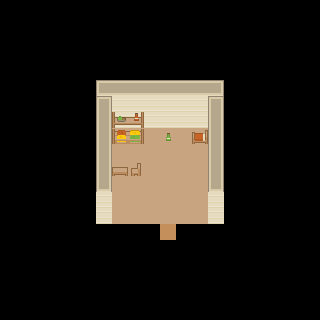

A 2D game scene composited from a Tiled map and its tileset images. What follows is a short description and the map's XML, with every tile layer's data as written:
An orthogonal 20x20 tile map with 16x16 px tiles, 2 tile layers (Tile Layer 1, Objects) and 2 objects.

<map version="1.2" tiledversion="1.2.4" orientation="orthogonal" renderorder="left-down" width="20" height="20" tilewidth="16" tileheight="16" infinite="0" nextlayerid="4" nextobjectid="4">
 <tileset firstgid="1" source="base tileset.tsx" />
 <layer id="1" name="Tile Layer 1" width="20" height="20">
  <data encoding="csv">
0,0,0,0,0,0,0,0,0,0,0,0,0,0,0,0,0,0,0,0,
0,0,0,0,0,0,0,0,0,0,0,0,0,0,0,0,0,0,0,0,
0,0,0,0,0,0,0,0,0,0,0,0,0,0,0,0,0,0,0,0,
0,0,0,0,0,0,0,0,0,0,0,0,0,0,0,0,0,0,0,0,
0,0,0,0,0,0,0,0,0,0,0,0,0,0,0,0,0,0,0,0,
0,0,0,0,0,0,698,699,699,699,699,699,699,700,0,0,0,0,0,0,
0,0,0,0,0,0,755,984,984,984,984,984,984,755,0,0,0,0,0,0,
0,0,0,0,0,0,757,984,984,984,984,984,984,757,0,0,0,0,0,0,
0,0,0,0,0,0,757,1525,1525,1525,1525,1525,1525,757,0,0,0,0,0,0,
0,0,0,0,0,0,757,1525,1525,1525,1525,1525,1525,757,0,0,0,0,0,0,
0,0,0,0,0,0,757,1525,1525,1525,1525,1525,1525,757,0,0,0,0,0,0,
0,0,0,0,0,0,812,1525,1525,1525,1525,1525,1525,812,0,0,0,0,0,0,
0,0,0,0,0,0,984,1525,1525,1525,1525,1525,1525,984,0,0,0,0,0,0,
0,0,0,0,0,0,984,1525,1525,1525,1525,1525,1525,984,0,0,0,0,0,0,
0,0,0,0,0,0,0,0,0,0,1280,0,0,0,0,0,0,0,0,0,
0,0,0,0,0,0,0,0,0,0,0,0,0,0,0,0,0,0,0,0,
0,0,0,0,0,0,0,0,0,0,0,0,0,0,0,0,0,0,0,0,
0,0,0,0,0,0,0,0,0,0,0,0,0,0,0,0,0,0,0,0,
0,0,0,0,0,0,0,0,0,0,0,0,0,0,0,0,0,0,0,0,
0,0,0,0,0,0,0,0,0,0,0,0,0,0,0,0,0,0,0,0
</data>
 </layer>
 <layer id="3" name="Objects" width="20" height="20">
  <data encoding="csv">
0,0,0,0,0,0,0,0,0,0,0,0,0,0,0,0,0,0,0,0,
0,0,0,0,0,0,0,0,0,0,0,0,0,0,0,0,0,0,0,0,
0,0,0,0,0,0,0,0,0,0,0,0,0,0,0,0,0,0,0,0,
0,0,0,0,0,0,0,0,0,0,0,0,0,0,0,0,0,0,0,0,
0,0,0,0,0,0,0,0,0,0,0,0,0,0,0,0,0,0,0,0,
0,0,0,0,0,0,0,0,0,0,0,0,0,0,0,0,0,0,0,0,
0,0,0,0,0,0,0,0,0,0,0,0,0,0,0,0,0,0,0,0,
0,0,0,0,0,0,0,297,355,0,0,0,0,0,0,0,0,0,0,0,
0,0,0,0,0,0,0,358,360,0,853,0,73,0,0,0,0,0,0,0,
0,0,0,0,0,0,0,0,0,0,0,0,0,0,0,0,0,0,0,0,
0,0,0,0,0,0,0,253,251,0,0,0,0,0,0,0,0,0,0,0,
0,0,0,0,0,0,0,0,0,0,0,0,0,0,0,0,0,0,0,0,
0,0,0,0,0,0,0,0,0,0,0,0,0,0,0,0,0,0,0,0,
0,0,0,0,0,0,0,0,0,0,0,0,0,0,0,0,0,0,0,0,
0,0,0,0,0,0,0,0,0,0,0,0,0,0,0,0,0,0,0,0,
0,0,0,0,0,0,0,0,0,0,0,0,0,0,0,0,0,0,0,0,
0,0,0,0,0,0,0,0,0,0,0,0,0,0,0,0,0,0,0,0,
0,0,0,0,0,0,0,0,0,0,0,0,0,0,0,0,0,0,0,0,
0,0,0,0,0,0,0,0,0,0,0,0,0,0,0,0,0,0,0,0,
0,0,0,0,0,0,0,0,0,0,0,0,0,0,0,0,0,0,0,0
</data>
 </layer>
 <objectgroup id="2" name="obejcts">
  <object id="2" x="128" y="165.333">
   <polygon points="0,0 -0.333333,11.3333 -17.3333,10.6667 -16.3333,0.666667" />
  </object>
  <object id="3" x="142.667" y="144">
   <polygon points="0,0 0.666667,-31.6667 -30,-32.6667 -30,-0.666667" />
  </object>
 </objectgroup>
</map>
